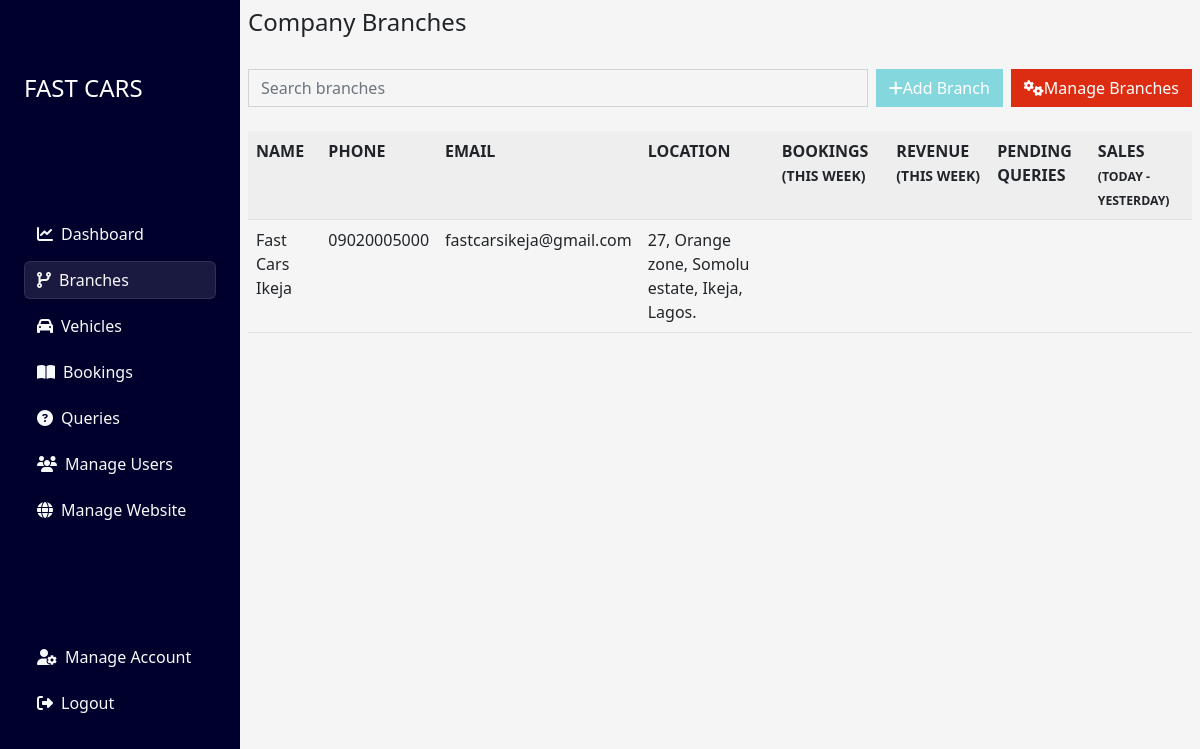
Screenshot of /site-administrator/branches/ (signed in) with the database file from the repository.
### admin_panel/models.py (models this page shows, shortened)
class Branch(models.Model):
    branch_location = models.CharField(max_length=200, unique=True)
    phone_number = models.CharField(max_length=20, blank=True)
    email = models.EmailField(max_length=50, blank=True)
    address = models.TextField(blank=True)
    slug = models.SlugField(unique=True, null=True, blank=True)

### admin_panel/views.py (the view)
# urls.py: path('branches/', branches, name='branches'),
@login_required
def branches(request):
    if request.user.is_staff:
        branches = models.Branch.objects.all()
        context = {
            'branches': branches,
            'branchForm': BranchForm()
        }
        return render(request, 'admin_panel/branches.html', context)
    else:
        return redirect('home')

### admin_panel/forms.py
class BranchForm(forms.ModelForm):
    branch_location = forms.CharField(label="", widget=forms.TextInput(
        attrs={"class": "col-12 form-control brand_name_input"}))
    phone_number = forms.CharField(label="", widget=forms.TextInput(
        attrs={"class": "col-12 form-control brand_phone_number_input"}))
    email = forms.EmailField(label="", widget=forms.EmailInput(
        attrs={"class": "col-12 form-control brand_email_input"}))
    address = forms.CharField(label='', widget=forms.Textarea(
        attrs={"class": "col-12 form-control brand_address_input"}))
    class Meta:
        model = Branch
        fields = ('branch_location', 'phone_number', 'email', 'address')

### admin_panel/templates/admin_panel/branches.html (shortened to what this page needs)
{% extends 'base.html' %}
{% load static %}
{% block main %}
<div class="col-12 d-flex flex-wrap">
    <div class="col-12 col-lg">
        {% include 'partials/sidenav.html' %}
    </div>
    <div class="main_content">
        <div class="col-12 p-2">
            <h4>Company Branches</h4>
        </div>
        <div class="col-12 px-2 d-flex my-3">
            <input type="search" name="search_branch" id="search_branch" class="col form-control bg-transparent"
                placeholder="Search branches">
            <a href="#" class="btn d-flex align-items-center mx-2 add_btn" data-bs-toggle="modal"
                data-bs-target="#addBranchModal"><i class="fas fa-plus"></i> <span class="d-none d-md-block">Add
                    Branch</span></a>
            <a href="#" class="btn d-flex align-items-center manage_btn" data-bs-toggle="modal"
                data-bs-target="#manageBranchModal"><i class="fas fa-cogs"></i> <span class="d-none d-md-block">Manage
                    Branches</span></a>
        </div>
        <div class="col-12 table_wrapper p-2">
            <table class="col-12 table">
                <tr>
                    <th scope="col" class="long_content">Name</th>
                    <th scope="col">Phone</th>
                    <th scope="col">Email</th>
                    <th scope="col" class="long_content">Location</th>
                    <th scope="col" class="long_content">Bookings <small>(this week)</small></th>
                    <th scope="col" class="long_content">Revenue <small>(this week)</small></th>
                    <th scope="col" class="long_content">Pending Queries</th>
                    <th scope="col" class="long_content" colspan="2">Sales <small><small>(today -
                                yesterday)</small></small></th>
                </tr>
                {% for branch in branches %}
                <tr>
                    <td><a href="#" class="text-decoration-none text-dark locations">{{branch.branch_location}}</a></td>
                    <td><a href="#" class="text-decoration-none text-dark">{{branch.phone_number}}</a></td>
                    <td><a href="#" class="text-decoration-none text-dark">{{branch.email}}</a></td>
                    <td><a href="#" class="text-decoration-none text-dark">{{branch.address}}</a></td>
                    <td><a href="#" class="text-decoration-none text-dark"></a></td>
                    <td><a href="#" class="text-decoration-none text-dark"></a></td>
                    <td><a href="#" class="text-decoration-none text-dark"></a></td>
                    <td><a href="#" class="text-decoration-none text-dark"></a></td>
                    <td style="text-transform: lowercase;"><a href="#" class="text-decoration-none text-dark"></a></td>
                </tr>
                {% endfor %}
            </table>
        </div>
    </div>
</div>
{% endblock main %}

### static/css/index.css (style rules this page uses)
* { margin: 0; padding: 0; }
:root { --orange: #DC2D13; --black: #222; --blue: rgb(0, 0, 44); }
body { background: #f5f5f5 !important; }
.main_content { width: 80%; max-height: 100vh; overflow-y: scroll; }

### admin_panel/templates/admin_panel/branches.html (style rules this page uses)
#search_branch { border-radius: 0; }
.add_btn { background: #83D7DD !important; border-color: #83D7DD; color: white !important; border-radius: 0; }
.manage_btn { background: var(--orange) !important; border-color: var(--orange); color: white !important; border-radius: 0; }
table { border-collapse: collapse; }
table tr:first-child { background: #eee; }
table th { text-transform: uppercase; font-weight: 600; }
.table_wrapper { overflow-x: hidden; }

### rows the page displays
Branch: branch_location "Fast Cars Ikeja", phone_number "09020005000", email "fastcarsikeja@gmail.com", address "27, Orange zone, Somolu estate, Ikeja, Lagos."
